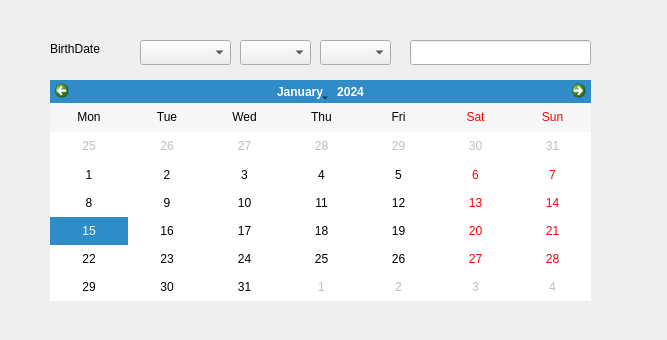
<?xml version="1.0" encoding="UTF-8"?>
<ui version="4.0">
 <class>Dialog</class>
 <widget class="QDialog" name="Dialog">
  <property name="enabled">
   <bool>true</bool>
  </property>
  <property name="geometry">
   <rect>
    <x>0</x>
    <y>0</y>
    <width>667</width>
    <height>340</height>
   </rect>
  </property>
  <property name="windowTitle">
   <string>Dialog</string>
  </property>
  <widget class="QLabel" name="label">
   <property name="geometry">
    <rect>
     <x>50</x>
     <y>40</y>
     <width>67</width>
     <height>17</height>
    </rect>
   </property>
   <property name="text">
    <string>BirthDate</string>
   </property>
  </widget>
  <widget class="QComboBox" name="cbYear">
   <property name="geometry">
    <rect>
     <x>140</x>
     <y>40</y>
     <width>91</width>
     <height>25</height>
    </rect>
   </property>
  </widget>
  <widget class="QComboBox" name="cbMonth">
   <property name="geometry">
    <rect>
     <x>240</x>
     <y>40</y>
     <width>71</width>
     <height>25</height>
    </rect>
   </property>
  </widget>
  <widget class="QComboBox" name="cbDay">
   <property name="geometry">
    <rect>
     <x>320</x>
     <y>40</y>
     <width>71</width>
     <height>25</height>
    </rect>
   </property>
  </widget>
  <widget class="QLineEdit" name="lineEdit">
   <property name="geometry">
    <rect>
     <x>410</x>
     <y>40</y>
     <width>181</width>
     <height>25</height>
    </rect>
   </property>
  </widget>
  <widget class="QCalendarWidget" name="calendarWidget">
   <property name="geometry">
    <rect>
     <x>50</x>
     <y>80</y>
     <width>541</width>
     <height>221</height>
    </rect>
   </property>
   <property name="gridVisible">
    <bool>false</bool>
   </property>
   <property name="verticalHeaderFormat">
    <enum>QCalendarWidget::NoVerticalHeader</enum>
   </property>
  </widget>
 </widget>
 <resources/>
 <connections/>
</ui>
